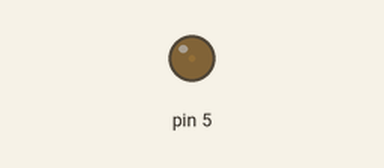
This sketch was run on a simulated Arduino Uno, built with avr-gcc and run on an emulated ATmega328P. Parts: output pins drawn as LEDs (lit = HIGH).

Above: at 0.05 s.
At 2.3 s:
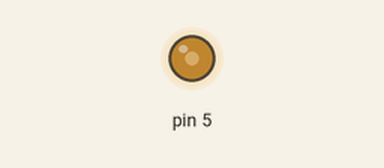
At 4.6 s:
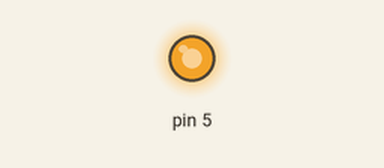
At 9.2 s:
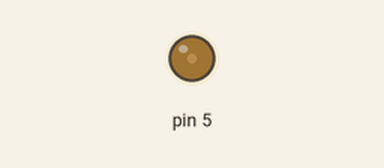
Timing chart, 0 to 13.3 s (numbered marks = the images above):
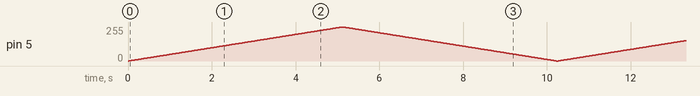

The sketch:

ard3.ino
```cpp
void setup() {
  pinMode(5,OUTPUT);
}

void loop() {
  for(int a=0;a<=255; a++){ //bucle que inicia el led con brillo minimo y finaliza con brillo en maximo
    analogWrite(5,a);
    delay(20);
  }
  for(int a=255;a>=0; a--){ //bucle que inicia el led con brillo maximo y finaliza con brillo en minimo
    analogWrite(5,a);
    delay(20);
  }
}
```
